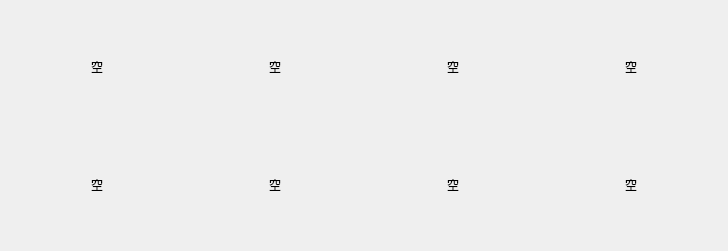
<?xml version="1.0" encoding="UTF-8"?>
<ui version="4.0">
 <class>pen</class>
 <widget class="QWidget" name="pen">
  <property name="geometry">
   <rect>
    <x>0</x>
    <y>0</y>
    <width>728</width>
    <height>251</height>
   </rect>
  </property>
  <property name="windowTitle">
   <string>猪圈内部</string>
  </property>
  <layout class="QGridLayout" name="gridLayout">
   <item row="0" column="0">
    <widget class="QLabel" name="label">
     <property name="text">
      <string>空</string>
     </property>
     <property name="alignment">
      <set>Qt::AlignCenter</set>
     </property>
    </widget>
   </item>
   <item row="0" column="1">
    <widget class="QLabel" name="label_2">
     <property name="text">
      <string>空</string>
     </property>
     <property name="alignment">
      <set>Qt::AlignCenter</set>
     </property>
    </widget>
   </item>
   <item row="0" column="2">
    <widget class="QLabel" name="label_3">
     <property name="text">
      <string>空</string>
     </property>
     <property name="alignment">
      <set>Qt::AlignCenter</set>
     </property>
    </widget>
   </item>
   <item row="0" column="3">
    <widget class="QLabel" name="label_4">
     <property name="text">
      <string>空</string>
     </property>
     <property name="alignment">
      <set>Qt::AlignCenter</set>
     </property>
    </widget>
   </item>
   <item row="1" column="0">
    <widget class="QLabel" name="label_5">
     <property name="text">
      <string>空</string>
     </property>
     <property name="alignment">
      <set>Qt::AlignCenter</set>
     </property>
    </widget>
   </item>
   <item row="1" column="1">
    <widget class="QLabel" name="label_6">
     <property name="text">
      <string>空</string>
     </property>
     <property name="alignment">
      <set>Qt::AlignCenter</set>
     </property>
    </widget>
   </item>
   <item row="1" column="2">
    <widget class="QLabel" name="label_7">
     <property name="text">
      <string>空</string>
     </property>
     <property name="alignment">
      <set>Qt::AlignCenter</set>
     </property>
    </widget>
   </item>
   <item row="1" column="3">
    <widget class="QLabel" name="label_8">
     <property name="text">
      <string>空</string>
     </property>
     <property name="alignment">
      <set>Qt::AlignCenter</set>
     </property>
    </widget>
   </item>
  </layout>
 </widget>
 <resources/>
 <connections/>
</ui>
